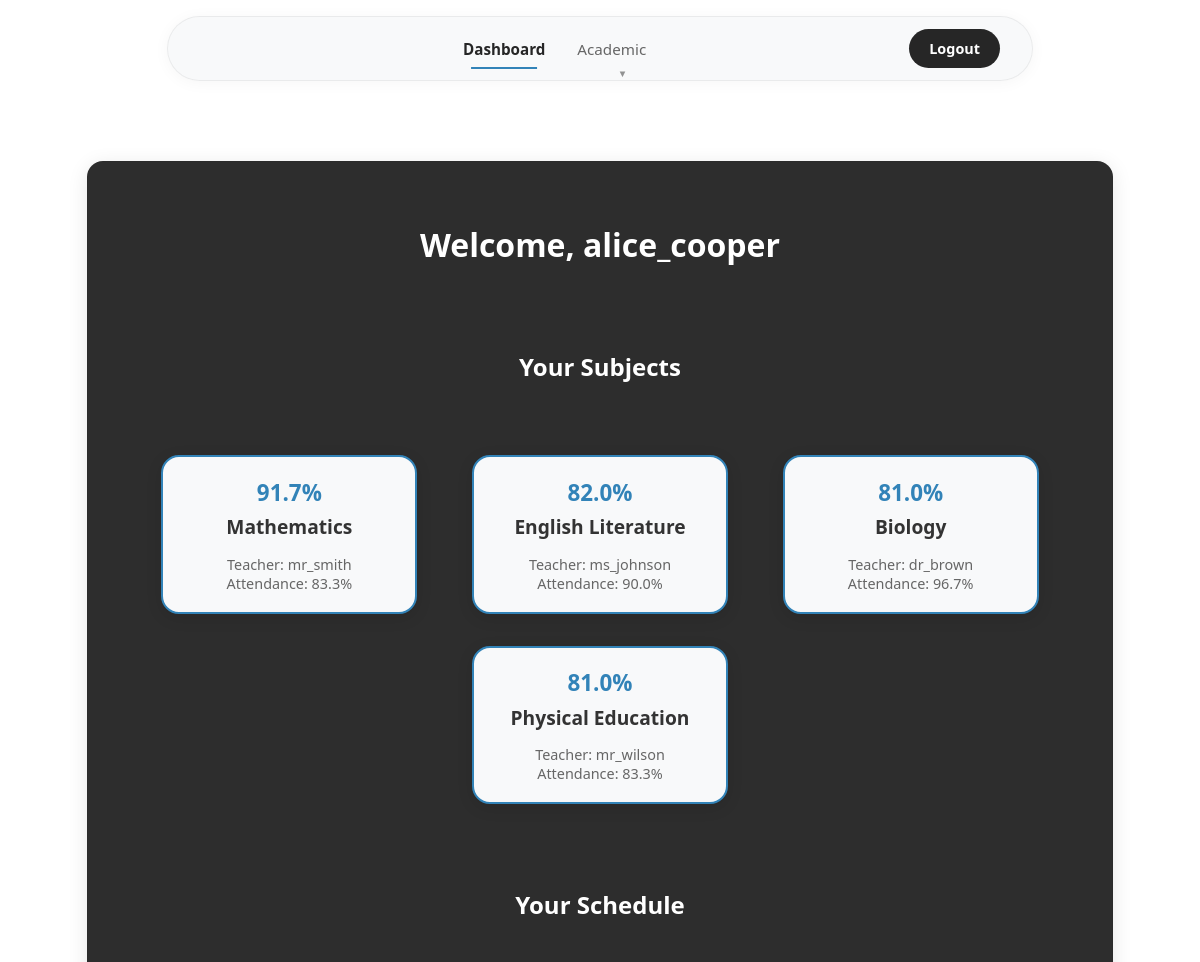
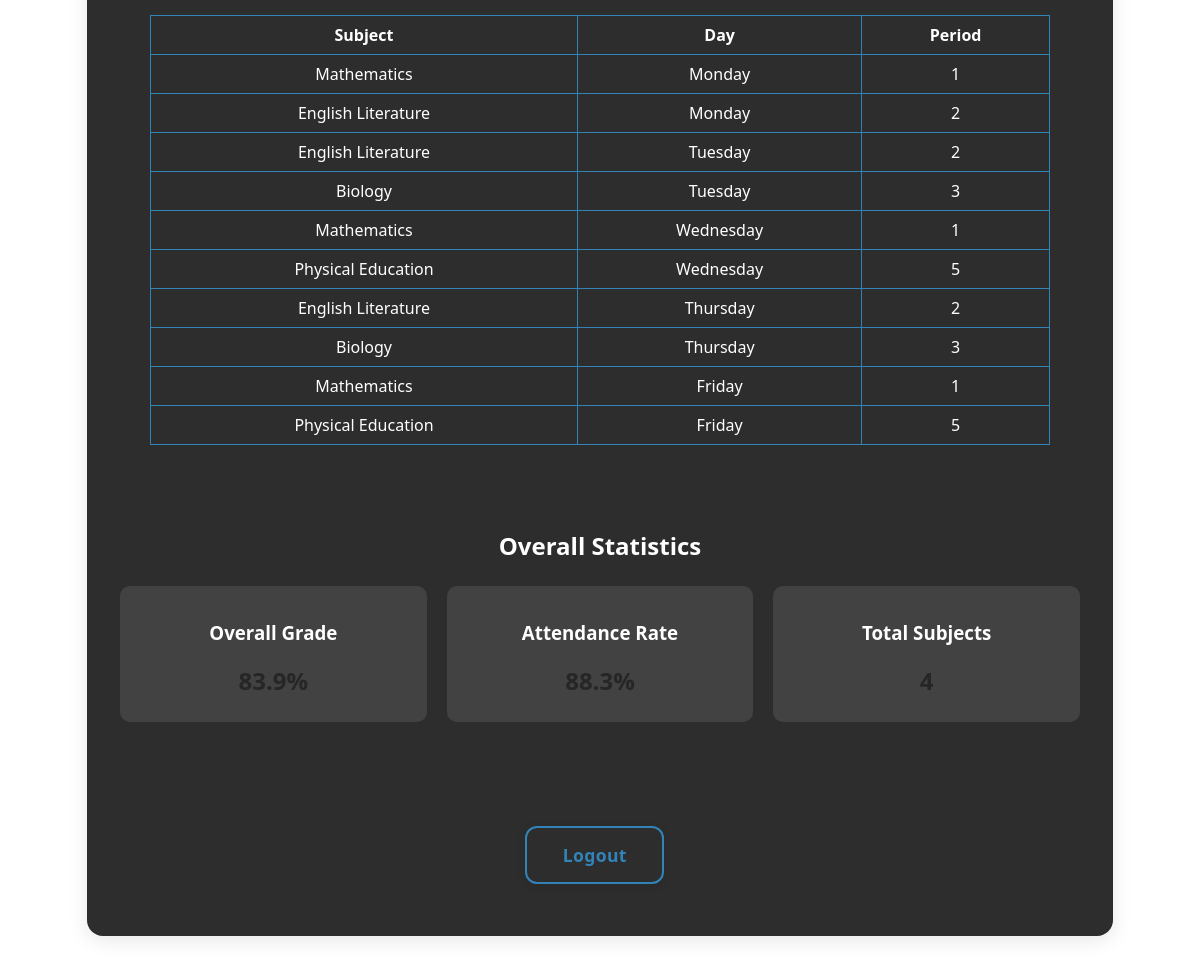
Page /student_dashboard (signed in) on the committed database (2 pictures, top to bottom).
### tables this page shows
CREATE TABLE subjects (
    id INTEGER PRIMARY KEY,
    name TEXT,
    teacher_id INTEGER REFERENCES users(id)
);

CREATE TABLE schedule (
    id INTEGER PRIMARY KEY,
    user_id INTEGER,
    subject_id INTEGER,
    day TEXT,
    period INTEGER,
    FOREIGN KEY (user_id) REFERENCES users(id),
    FOREIGN KEY (subject_id) REFERENCES subjects(id)
);

### app.py (the view)
@app.route('/student_dashboard')
def student_dashboard():
    if not is_student():
        return redirect(url_for('login'))
    user_id = session['user_id']
    username = session['username']
    conn = get_db()
    cur = conn.cursor()
    cur.execute('''SELECT DISTINCT
                subjects.id,
                subjects.name,
                users.username as teacher_name
                FROM subjects
                JOIN enrollments ON subjects.id = enrollments.subject_id
                LEFT JOIN users ON subjects.teacher_id = users.id
                WHERE enrollments.user_id = ?''', (user_id,))
    subjects = cur.fetchall()
    subject_grades = []
    for s in subjects:
        cur.execute('''SELECT AVG(grade) as avg_grade
                      FROM assignments
                      WHERE user_id = ?
                      AND subject_id = ?
                      AND grade > 0''', (user_id, s['id']))
        avg_grade = cur.fetchone()['avg_grade'] or 0
        cur.execute('''SELECT name, grade
                      FROM assignments
                      WHERE subject_id = ?
                      AND (user_id = ? OR user_id IN
                          (SELECT id FROM users WHERE role = 'teacher'))''',
                      (s['id'], user_id))
        assignments = cur.fetchall()
        subject_grades.append({
            'subject': s['name'],
            'id': s['id'],
            'teacher': s['teacher_name'],
            'avg_grade': avg_grade,
            'assignments': assignments
        })
    cur.execute('''CREATE TABLE IF NOT EXISTS schedule (
        id INTEGER PRIMARY KEY,
        user_id INTEGER,
        subject_id INTEGER,
        day TEXT,
        period INTEGER,
        FOREIGN KEY (user_id) REFERENCES users(id),
        FOREIGN KEY (subject_id) REFERENCES subjects(id)
    )''')
    conn.commit()
    cur.execute('''SELECT subjects.name, schedule.day, schedule.period
                   FROM schedule
                   JOIN subjects ON schedule.subject_id = subjects.id
                   WHERE schedule.user_id = ?
                   ORDER BY
                     CASE schedule.day
                       WHEN 'Monday' THEN 1
                       WHEN 'Tuesday' THEN 2
                       WHEN 'Wednesday' THEN 3
                       WHEN 'Thursday' THEN 4
                       WHEN 'Friday' THEN 5
                     END,
                     schedule.period''', (user_id,))
    schedule = cur.fetchall()
    cur.execute('''SELECT
                   subjects.name,
                   COUNT(CASE WHEN present = 1 THEN 1 END) as present_count,
                   COUNT(*) as total_count
                   FROM attendance
                   JOIN subjects ON attendance.subject_id = subjects.id
                   WHERE attendance.user_id = ?
                   AND date >= date('now', '-30 days')
                   GROUP BY subjects.id''', (user_id,))
    attendance = cur.fetchall()
    attendance_stats = {}
    for a in attendance:
        attendance_rate = (a['present_count'] / a['total_count'] * 100) if a['total_count'] > 0 else 100
        attendance_stats[a['name']] = round(attendance_rate, 1)
    return render_template('student_dashboard.html',
                         username=username,
                         subject_grades=subject_grades,
                         schedule=schedule,
                         attendance_stats=attendance_stats)

### app.py (called while the page is built)
def is_student():
    return session.get('role') == 'student'

### templates/student_dashboard.html (shortened to what this page needs)
<!DOCTYPE html>
<html>
<head>
    <link rel="stylesheet" href="/static/styles.css">
</head>
<body>
    <div class="navbar">
        <div class="navbar-container">
            <div class="navbar-links">
                <a href="/student_dashboard" class="nav-link active">Dashboard</a>
                <div class="dropdown">
                    <a href="#" class="nav-link dropdown-trigger">Academic</a>
                </div>
            </div>
            <div class="navbar-actions">
                <a href="/logout" class="nav-btn">Logout</a>
            </div>
        </div>
    </div>
    <div class="main-content">
    <div class="center-wrapper">
        <div class="dashboard-container card-3d">
            <div class="dashboard-content">
                <h1>Welcome, {{ username }}</h1>
                <section class="subjects-section">
                    <h2>Your Subjects</h2>
                    <div class="subject-grid">
                        {% for subj in subject_grades %}
                        <a class="subject-card" href="{{ url_for('subject', subject_id=subj.id) }}">
                            <div class="subject-grade">{{ subj.avg_grade|round(1) }}%</div>
                            <div class="subject-name">{{ subj.subject }}</div>
                            <div class="subject-info">
                                Teacher: {{ subj.teacher or 'Not Assigned' }}<br>
                                Attendance: {{ attendance_stats.get(subj.subject, 100)|round(1) }}%
                            </div>
                        </a>
                        {% endfor %}
                    </div>
                </section>
                <section class="schedule-section">
                    <h2>Your Schedule</h2>
                    <div class="table-wrapper">
                        <table>
                            <thead>
                                <tr>
                                    <th>Subject</th>
                                    <th>Day</th>
                                    <th>Period</th>
                                </tr>
                            </thead>
                            <tbody>
                                {% for s in schedule %}
                                <tr>
                                    <td>{{ s.name }}</td>
                                    <td>{{ s.day }}</td>
                                    <td>{{ s.period }}</td>
                                </tr>
                                {% endfor %}
                            </tbody>
                        </table>
                    </div>
                </section>
                <section class="overall-stats">
                    <h2>Overall Statistics</h2>
                    <div class="stats-grid">
                        <div class="stat-card">
                            <h3>Overall Grade</h3>
                            <div class="stat-value">
                                {{ (subject_grades|map(attribute='avg_grade')|sum / subject_grades|length)|round(1) if subject_grades else 0 }}%
                            </div>
                        </div>
                        <div class="stat-card">
                            <h3>Attendance Rate</h3>
                            <div class="stat-value">
                                {{ (attendance_stats.values()|sum / attendance_stats.values()|length)|round(1) if attendance_stats else 100 }}%
                            </div>
                        </div>
                        <div class="stat-card">
                            <h3>Total Subjects</h3>
                            <div class="stat-value">{{ subject_grades|length }}</div>
                        </div>
                    </div>
                </section>
                <div class="action-buttons">
                    <a class="btn-3d" href="/logout">Logout</a>
                </div>
            </div>
        </div>
    </div>
    </div>
</body>
</html>

### static/styles.css (style rules this page uses)
body { background: #ffffff; font-family: 'Segoe UI', 'Arial', sans-serif; color: #262626; margin: 0; padding: 0; min-height: 100vh; }
.main-content { padding-top: 2rem; }
.navbar { background: transparent; backdrop-filter: none; -webkit-backdrop-filter: none; box-shadow: none; padding: 1rem 0; position: sticky; top: 0; left: 0; right: 0; z-index: 1000; margin-bottom: 0; border: none; width: 100%; }
.navbar-container { max-width: 800px; margin: 0 auto; display: flex; justify-content: space-between; align-items: center; padding: 0.75rem 2rem; height: auto; background: rgba(248, 249, 250, 0.9); backdrop-filter: blur(10px); -webkit-backdrop-filter: blur(10px); border-radius: 50px; border: 1px solid rgba(0, 0, 0, 0.06); box-shadow: 0 2px 16px rgba(0, 0, 0, 0.04); }
.navbar-actions { display: flex; align-items: center; gap: 1rem; }
.navbar-links { display: flex; gap: 2rem; align-items: center; justify-content: center; flex: 1; margin: 0; }
.nav-link { color: #666666; text-decoration: none; font-weight: 500; padding: 0.5rem 0; border-radius: 0; transition: all 0.2s ease; position: relative; font-size: 0.95rem; white-space: nowrap; border: none; background: transparent; }
.nav-link.active { color: #262626; background: transparent; box-shadow: none; border: none; transform: none; font-weight: 600; }
.nav-btn { background: #262626; color: #ffffff; text-decoration: none; font-weight: 600; padding: 0.625rem 1.25rem; border-radius: 25px; transition: all 0.2s ease; font-size: 0.9rem; white-space: nowrap; border: none; }
.nav-link.active::after { width: 80%; }
.nav-link::after { content: ''; position: absolute; bottom: -2px; left: 50%; width: 0; height: 2px; background: #3283b8; transition: all 0.3s ease; transform: translateX(-50%); }
.dropdown { position: relative; display: inline-block; }
.nav-link.dropdown-trigger::after { content: '▼'; font-size: 0.6rem; margin-left: 0.375rem; opacity: 0.7; transition: transform 0.2s ease; }
.dashboard-container { padding: 2.5em 2em; background: #262626; border-radius: 16px; max-width: 1200px; box-shadow: 0 4px 20px rgba(0, 0, 0, 0.1); width: 90%; margin: 2em auto; display: flex; flex-direction: column; align-items: center; border: 1px solid rgba(0, 0, 0, 0.05); }
.center-wrapper { display: flex; align-items: center; justify-content: center; min-height: 100vh; }
.dashboard-content { width: 100%; display: flex; flex-direction: column; align-items: center; gap: 2em; }
.card-3d { background: #2d2d2d; border-radius: 16px; box-shadow: 0 4px 20px rgba(0, 0, 0, 0.1); width: 80%; border: 1px solid rgba(0, 0, 0, 0.05); }
h1, h2, h3 { color: #ffffff;; text-align: center; margin-bottom: 1em; text-decoration: none; }
.subjects-section, .schedule-section { width: 100%; display: flex; flex-direction: column; align-items: center; gap: 1em; }
.btn-3d { background: #2d2d2d; color: hsl(204, 57%, 46%); border: 2px solid hsl(204, 57%, 46%); border-radius: 12px; padding: 0.85em 2em; font-size: 1.1em; font-weight: 600; box-shadow: 0 2px 10px rgba(0, 0, 0, 0.1); transition: transform 0.12s, box-shadow 0.12s; cursor: pointer; letter-spacing: 0.02em; margin: 0.6em 0.6em 0.6em 0; display: inline-block; text-align: center; text-decoration: none; }
.action-buttons { margin-top: 2em; text-align: center; }
.table-wrapper { width: 100%; max-width: 900px; overflow-x: auto; margin: 0 auto; }
table { width: 100%; max-width: 900px; border-collapse: collapse; margin: 1em auto 2em; }
th, td { padding: 8px; border: 1px solid #3283b8; text-align: center; text-decoration: none; color:#ffffff; }
.subject-grid { display: flex; flex-wrap: wrap; gap: 2em; justify-content: center; margin: 2em auto; width: 100%; max-width: 900px; }
.subject-card { flex: 0 1 220px; background: #f8f9fa; border: 2px solid hsl(204, 57%, 46%); border-radius: 18px; box-shadow: 0 4px 16px rgba(0, 0, 0, 0.1); padding: 1.2em 1em; text-align: center; cursor: pointer; transition: transform 0.12s, box-shadow 0.12s; text-decoration: none; display: flex; flex-direction: column; align-items: center; margin: 0 auto; }
.subject-grade { font-size: 1.4em; font-weight: bold; color: hsl(204, 57%, 46%); margin-bottom: 0.25em; text-decoration: none; }
.subject-name { font-size: 1.2em; font-weight: 600; margin-bottom: 0.5em; color: #333333; text-decoration: none; }
section { width: 100%; }
section h2 { margin-bottom: 1em; }
.dashboard-container { max-width: 1200px; margin: 2em auto; padding: 2.5em 2em; }

### rows in the picture
subjects: avg_grade "91.7", subject "Mathematics", teacher "mr_smith", get "83.3"
subjects: avg_grade "82.0", subject "English Literature", teacher "ms_johnson", get "90.0"
subjects: avg_grade "81.0", subject "Biology", teacher "dr_brown", get "96.7"
subjects: avg_grade "81.0", subject "Physical Education", teacher "mr_wilson", get "83.3"
schedule: name "Mathematics", day "Monday", period "1"
schedule: name "English Literature", day "Monday", period "2"
schedule: name "English Literature", day "Tuesday", period "2"
schedule: name "Biology", day "Tuesday", period "3"
schedule: name "Mathematics", day "Wednesday", period "1"
schedule: name "Physical Education", day "Wednesday", period "5"
schedule: name "English Literature", day "Thursday", period "2"
schedule: name "Biology", day "Thursday", period "3"
schedule: name "Mathematics", day "Friday", period "1"
schedule: name "Physical Education", day "Friday", period "5"

### other values in the picture
{{ username }} "alice_cooper"
{{ subject_grades|length }} "4"
